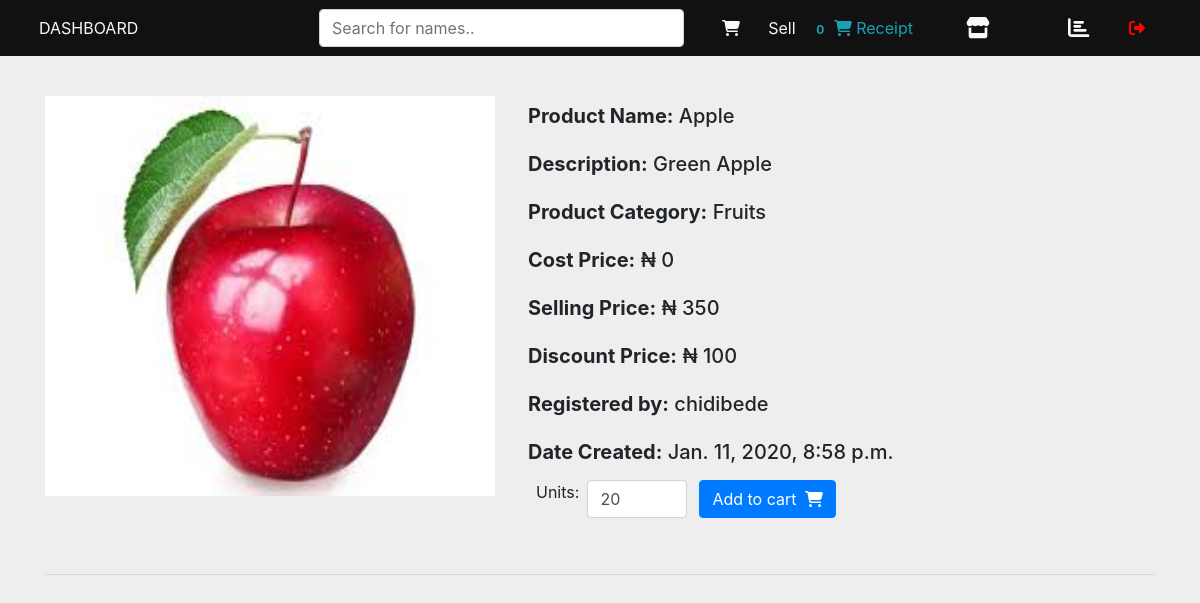
The page /product/2/ on the database as committed earlier.
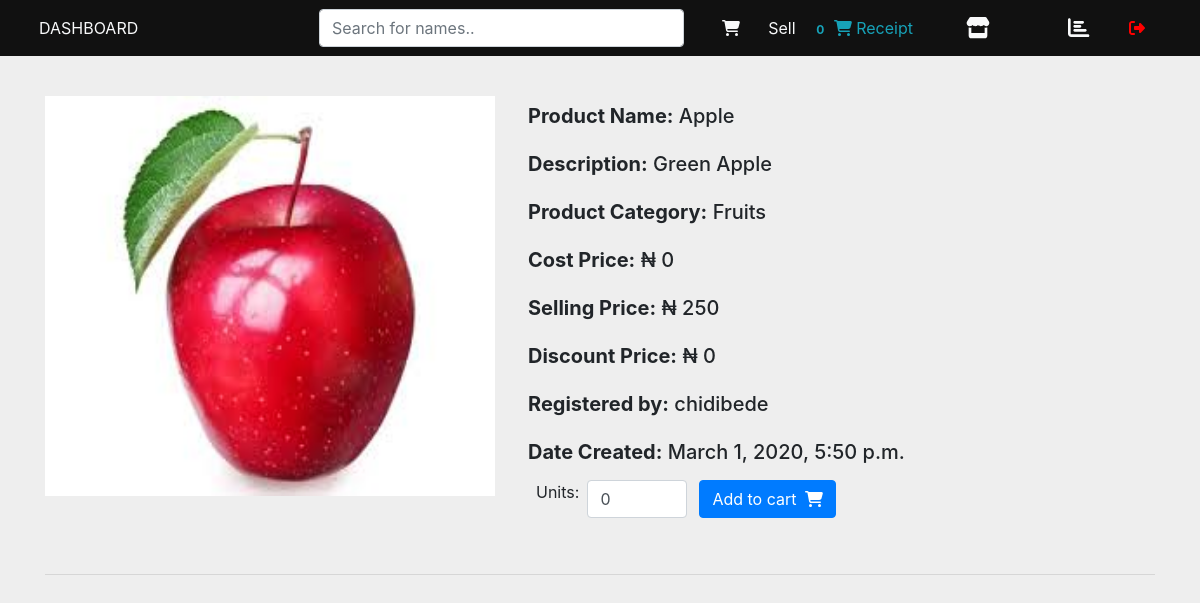
The same page on the database as committed later.
### pointofsale/models.py (models this page shows, shortened)
class Product(models.Model):
    name = models.CharField(max_length=100)
    description = models.CharField(max_length=100)
    category = models.ForeignKey(Category, on_delete=models.CASCADE)
    quantity = models.IntegerField(default=0)
    cost_price = models.IntegerField(default=0)
    total_cost_price = models.IntegerField(default=0)
    selling_price = models.IntegerField(default=0)
    discount_price = models.IntegerField(default=0)
    image_field = models.ImageField(default='default.jpg')
    date_created = models.DateTimeField(default=timezone.now)
    staff = models.ForeignKey(User,editable=False,null=True,blank=True, on_delete=models.CASCADE)
    def get_add_to_cart_url(self):
        return reverse('add-to-cart', kwargs={'pk': self.pk})

class Category(models.Model):
    name = models.CharField(max_length=100)
    def __str__(self):
        return self.name

### pointofsale/views.py (the view)
# urls.py: path('product/<int:pk>/', views.ProductDetailView.as_view(), name='pointofsale-product-details'),
class ProductDetailView(DetailView):
    model = Product
    template_name = "pointofsale/product-page.html"

### pointofsale/templatetags/cart_template_tags.py (called while the page is built)
@register.filter
def cart_item_count(user):
    if user.is_authenticated:
        qs = Purchase.objects.filter(user=user, purchased=False)
        if qs.exists():
            return qs[0].product.count()
    return 0

### pointofsale/templates/pointofsale/product-page.html (shortened to what this page needs)
{% extends 'pointofsale/mainapp_layout.html' %}
{% block content %}
  <main class="pt-4">
    <div class="container dark-grey-text mt-2">
      <div class="row wow fadeIn">
        <div class="col-md-5 mb-4">
          <img src="{{ product.image_field.url }}"  alt="" height='400' width='450'>
        </div>
        <div class="col-md-7 mb-4">
          <div >
            <h5 class="p-2"><span class="font-weight-bold">Product Name:</span>  <span>{{ product.name }}</span></h5>
            <h5 class="p-2"><span class="font-weight-bold">Description:</span>  <span>{{ product.description }}</span></h5>
            <h5 class="p-2"><span class="font-weight-bold">Product Category:</span>  <span>{{ product.category }}</span></h5>
            <h5 class="p-2"><span class="font-weight-bold">Cost Price:</span>  <span>&#x20A6; {{ product.cost_price }}</span></h5>
            <h5 class="p-2"><span class="font-weight-bold">Selling Price:</span>  <span>&#x20A6; {{ product.selling_price }}</span></h5>
            <h5 class="p-2"><span class="font-weight-bold">Discount Price:</span>  <span>&#x20A6; {{ product.discount_price }}</span></h5>
            <h5 class="p-2"><span class="font-weight-bold">Registered by:</span>  <span>{{ product.staff.username }}</span></h5>
            <h5 class="p-2"><span class="font-weight-bold">Date Created:</span>  <span>{{ product.date_created }}</span></h5>
            <form class="d-flex justify-content-left">
              <label class="ml-3" for="">Units:</label>
              <input type="number" value="{{ product.quantity }}" aria-label="Search" class="ml-2 mr-2 form-control" style="width: 100px">
              <div class="form-group">
                <a href="{{ product.get_add_to_cart_url }}" class="btn btn-primary ml-1" type="submit">Add to cart
                  <i class="fas fa-shopping-cart ml-1"></i>
                </a>
              </div>
            </form>
          </div>
        </div>
      </div>
      <hr>
    </div>
  </main>
 {% endblock %}

Rows that differ between the two databases and show on the page:
changed Product "Apple": selling_price "350" → "250"; discount_price "100" → "0"; date_created "Jan. 11, 2020, 8:58 p.m." → "March 1, 2020, 5:50 p.m."; quantity "20" → "0"
